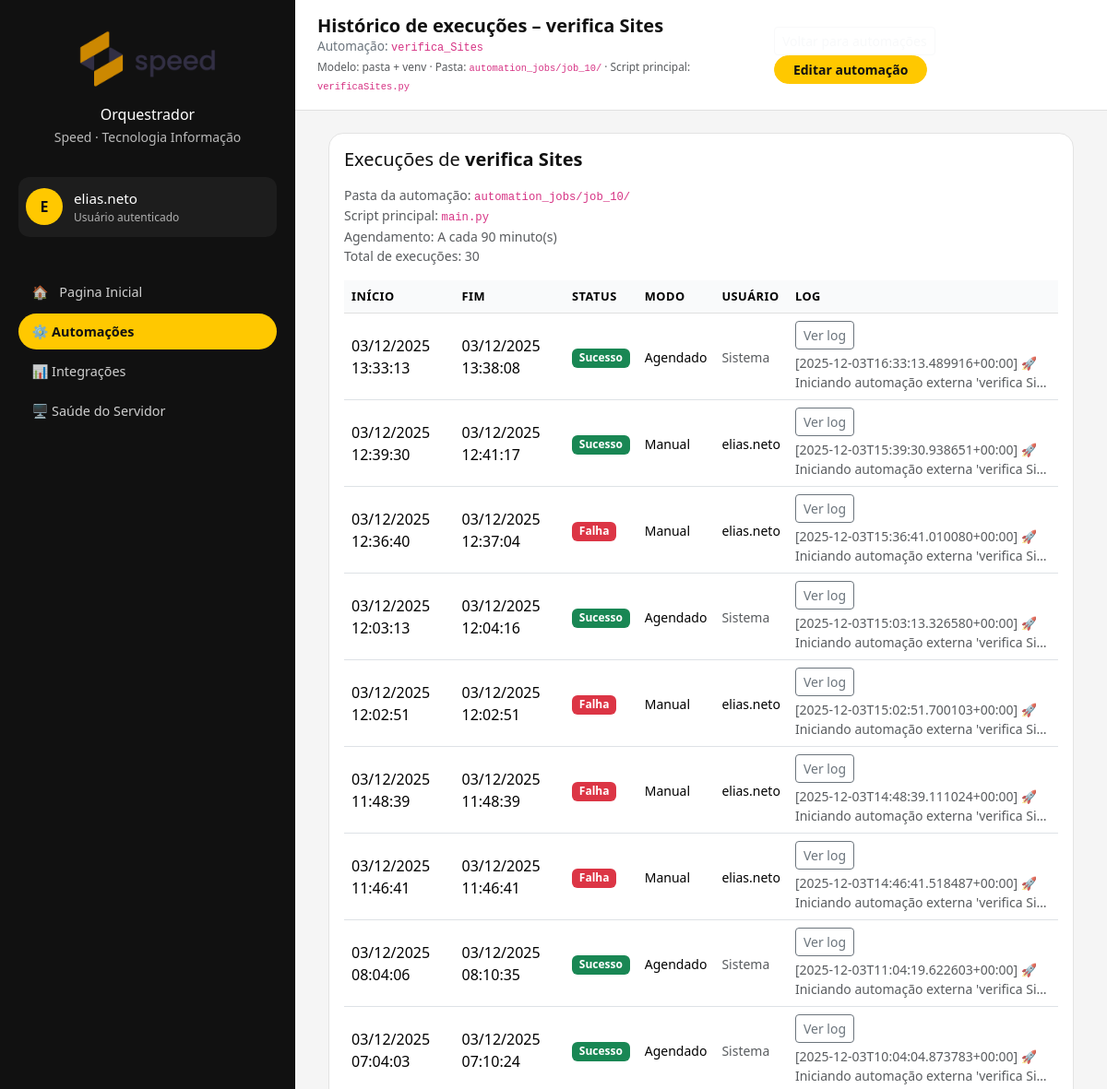
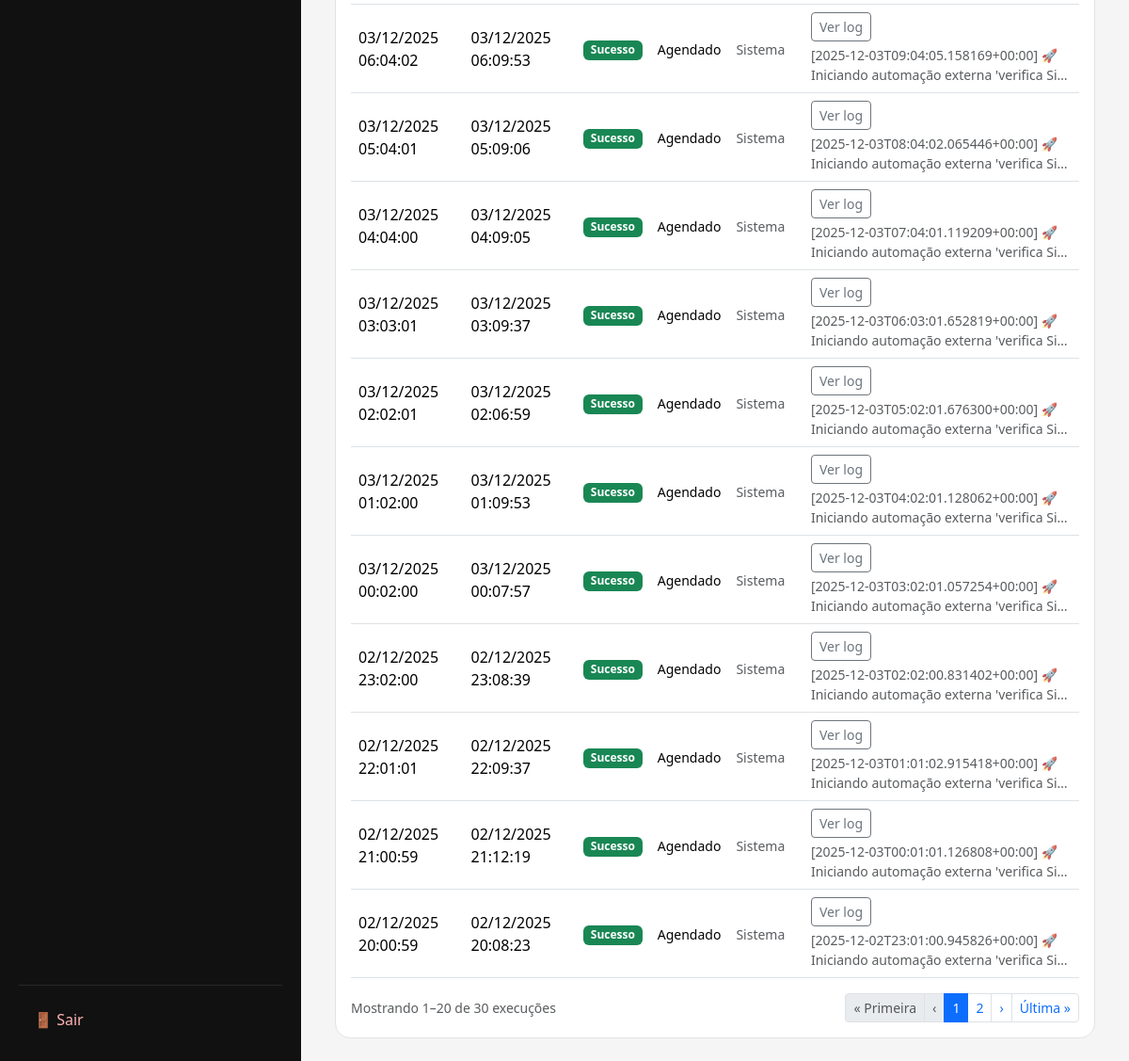
Page /automation/jobs/10/runs/ (signed in) on the earlier database version (2 pictures, top to bottom).
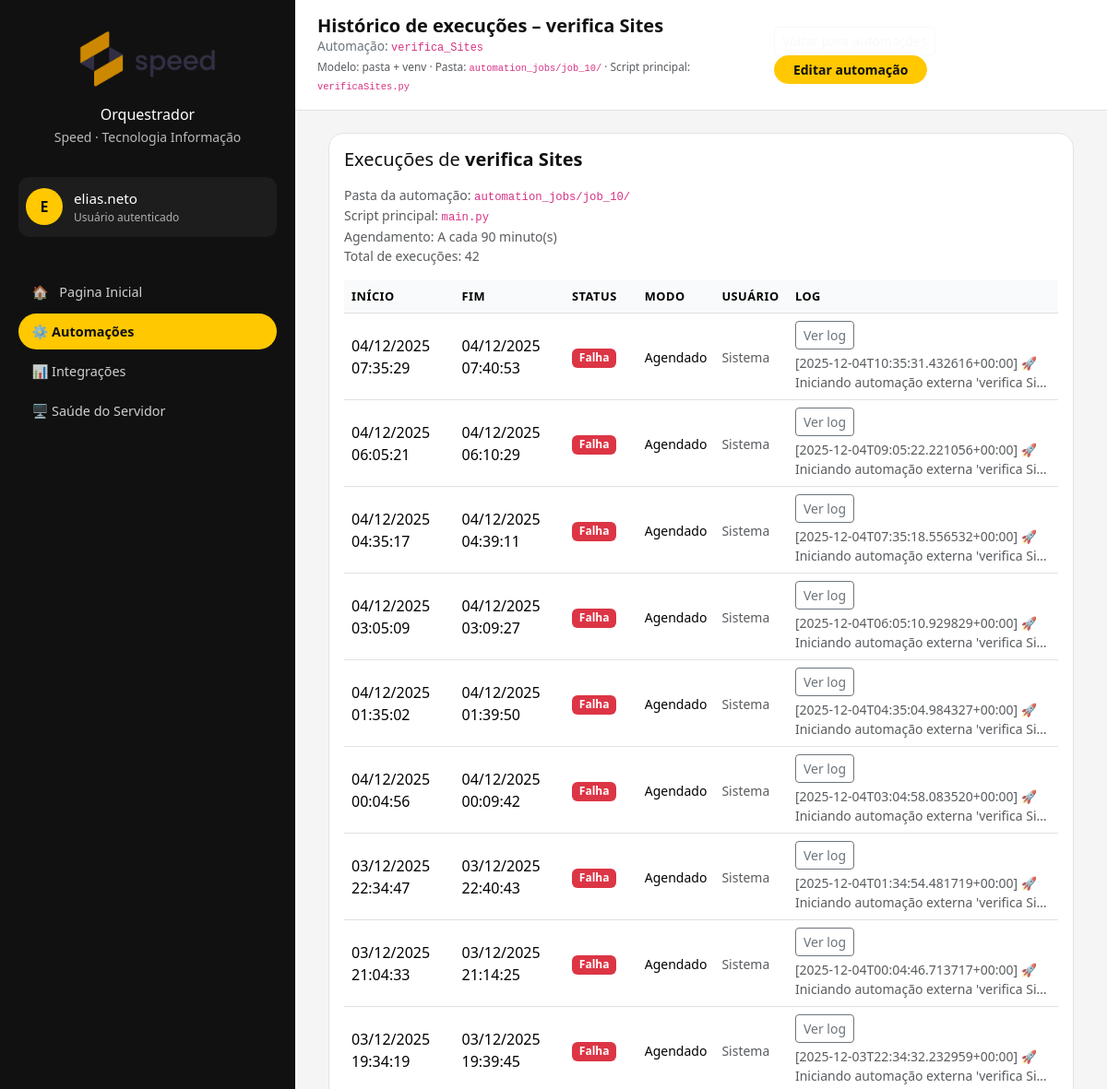
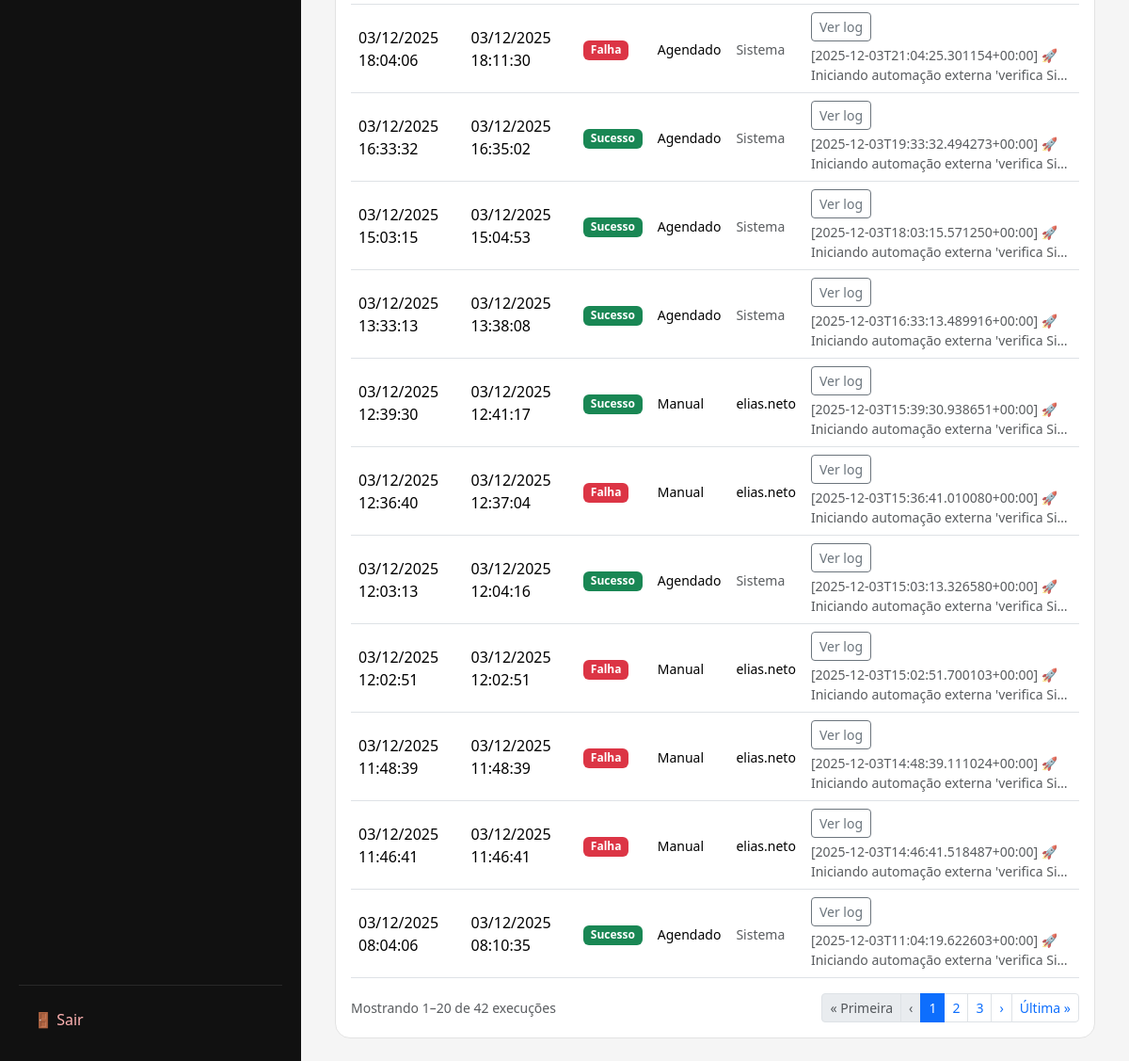
Same page on the later database version (2 pictures, top to bottom).
### automation/models.py (models this page shows, shortened)
class AutomationRun(models.Model):
    class Status(models.TextChoices):
        RUNNING = "running", "Em execução"
        SUCCESS = "success", "Sucesso"
        FAILED = "failed", "Falhou"
    class TriggerMode(models.TextChoices):
        SCHEDULE = "schedule", "Agendado"
        MANUAL = "manual", "Manual"
    job = models.ForeignKey(
        AutomationJob,
        on_delete=models.CASCADE,
        related_name="runs",
        verbose_name="Automação",
    )
    started_at = models.DateTimeField(default=timezone.now)  # 👈 aqui
    finished_at = models.DateTimeField("Fim", null=True, blank=True)
    status = models.CharField(
        "Status",
        max_length=20,
        choices=Status.choices,
        default=Status.RUNNING,
    )
    triggered_mode = models.CharField(
        "Modo de disparo",
        max_length=20,
        choices=TriggerMode.choices,
        default=TriggerMode.SCHEDULE,
    )
    triggered_by = models.ForeignKey(
        User,
        on_delete=models.SET_NULL,
        null=True,
        blank=True,
        verbose_name="Usuário",
        help_text="Usuário que disparou manualmente (se aplicável).",
    )
    log = models.TextField(
        "Log de execução",
        blank=True,
        help_text="Saída de log (stdout/erros) capturada durante a execução.",
    )
    external_pid = models.IntegerField(
        "PID do processo externo",
        null=True,
        blank=True,
        help_text="PID do processo da automação (para permitir cancelamento).",
    )
    created_at = models.DateTimeField("Registrado em", auto_now_add=True)
    class Meta:
        ordering = ["-started_at"]
        verbose_name = "Execução de automação"
        verbose_name_plural = "Execuções de automação"

### automation/views.py (the view)
# urls.py: path("jobs/<int:pk>/runs/", AutomationJobRunListView.as_view(), name="job_runs"),
class AutomationJobRunListView(LoginRequiredMixin, ListView):
    model = AutomationRun
    template_name = "automation/job_runs.html"
    context_object_name = "runs"
    paginate_by = 20
    def dispatch(self, request, *args, **kwargs):
        self.job = get_job_for_user_or_404(request.user, self.kwargs["pk"])
        return super().dispatch(request, *args, **kwargs)
    def get_queryset(self):
        return (
            self.job.runs
            .select_related("triggered_by")
            .order_by("-started_at")
        )
    def get_context_data(self, **kwargs):
        ctx = super().get_context_data(**kwargs)
        ctx["job"] = self.job  # pra mostrar informações da automação no topo
        return ctx

### automation/models.py (called while the page is built, shortened)
    @property
    def schedule_description(self) -> str:
        if self.schedule_type == self.ScheduleType.DAILY:
            if self.daily_time:
                return f"Diária às {self.daily_time.strftime('%H:%M')}"
            return "Diária (sem horário definido)"
        if self.schedule_type == self.ScheduleType.MULTI_DAILY:
            times = self.get_multi_daily_times()
            if not times:
                return "Diária em vários horários (nenhum definido)"
            lista = ", ".join(t.strftime("%H:%M") for t in times)
            return f"Diária nos horários: {lista}"
        if self.schedule_type == self.ScheduleType.INTERVAL:
            if self.interval_minutes:
                return f"A cada {self.interval_minutes} minuto(s)"
            return "A cada N minutos (intervalo não definido)"

### automation/permissions.py (called while the page is built, shortened)
def get_user_allowed_sectors(user):
    if not user.is_authenticated:
        return []
    if user.is_superuser or user.has_perm("automation.view_all_jobs"):
        return [choice[0] for choice in AutomationJob.Sector.choices]

### automation/templates/automation/job_runs.html (shortened to what the changed rows need)
{% extends "base.html" %}
{% block header_title %}
    Histórico de execuções – {{ job.name }}
{% endblock %}
{% block content %}
<div class="container-fluid">
    <div class="card module-card">
        <div class="card-body">
            <h5 class="card-title mb-3">
                Execuções de <strong>{{ job.name }}</strong>
            </h5>
            <p class="text-muted small">
                Pasta da automação:
                <code>automation_jobs/job_{{ job.pk }}/</code><br>
                Script principal:
                <code>main.py</code><br>
                Agendamento: {{ job.schedule_description }}<br>
                Total de execuções: {{ page_obj.paginator.count }}
            </p>
            {% if runs %}
                <div class="runs-table-wrapper">
                    <table class="table table-clean align-middle mb-0 runs-table">
                        <thead>
                            <tr>
                                <th>Início</th>
                                <th>Fim</th>
                                <th>Status</th>
                                <th>Modo</th>
                                <th>Usuário</th>
                                <th>Log</th>
                            </tr>
                        </thead>
                        <tbody>
                            {% for run in runs %}
                                <tr class="main-row">
                                    <td data-label="Início">
                                        {{ run.started_at|date:"d/m/Y H:i:s" }}
                                    </td>
                                    <td data-label="Fim">
                                        {% if run.finished_at %}
                                            {{ run.finished_at|date:"d/m/Y H:i:s" }}
                                        {% else %}
                                            <span class="text-muted">Em execução</span>
                                        {% endif %}
                                    </td>
                                    <td data-label="Status">
                                        {% if run.status == "success" %}
                                            <span class="badge bg-success">Sucesso</span>
                                        {% elif run.status == "failed" %}
                                            <span class="badge bg-danger">Falha</span>
                                        {% elif run.status == "running" %}
                                            <span class="badge bg-warning text-dark">Em execução</span>
                                        {% endif %}
                                    </td>
                                    <td data-label="Modo">
                                        <small>{{ run.get_triggered_mode_display }}</small>
                                    </td>
                                    <td data-label="Usuário">
                                        {% if run.triggered_by %}
                                            <small>{{ run.triggered_by.username }}</small>
                                        {% else %}
                                            <small class="text-muted">Sistema</small>
                                        {% endif %}
                                    </td>
                                    <td data-label="Log">
                                        {% if run.log %}
                                            <button class="btn btn-sm btn-outline-secondary"
                                                    type="button"
                                                    data-bs-toggle="collapse"
                                                    data-bs-target="#logRow-{{ run.id }}"
                                                    aria-expanded="false"
                                                    aria-controls="logRow-{{ run.id }}">
                                                Ver log
                                            </button>
                                            <small class="text-muted d-block mt-1">
                                                {{ run.log|truncatechars:80 }}
                                            </small>
                                        {% else %}
                                            <small class="text-muted">Sem log</small>
                                        {% endif %}
                                    </td>
                                </tr>
                            {% endfor %}
                        </tbody>
                    </table>
                </div>
                {% if is_paginated and page_obj.paginator.num_pages > 1 %}
                    <nav class="mt-3 d-flex justify-content-between align-items-center flex-wrap gap-2">
                        <div class="small text-muted">
                            Mostrando
                            {{ page_obj.start_index }}–{{ page_obj.end_index }}
                            de {{ page_obj.paginator.count }} execuções
                        </div>
                        <ul class="pagination pagination-sm mb-0">
                            {% if page_obj.has_previous %}
                                <li class="page-item">
                                    <a class="page-link" href="?page=1">&laquo; Primeira</a>
                                </li>
                            {% else %}
                                <li class="page-item disabled">
                                    <span class="page-link">&laquo; Primeira</span>
                                </li>
                            {% endif %}
                            {% if page_obj.has_previous %}
                                <li class="page-item">
                                    <a class="page-link" href="?page={{ page_obj.previous_page_number }}">‹</a>
                                </li>
                            {% else %}
                                <li class="page-item disabled">
                                    <span class="page-link">‹</span>
                                </li>
                            {% endif %}
                            {% for num in page_obj.paginator.page_range %}
                                {% if num == page_obj.number %}
                                    <li class="page-item active">
                                        <span class="page-link">{{ num }}</span>
                                    </li>
                                {% elif num >= page_obj.number|add:"-2" and num <= page_obj.number|add:"2" %}
                                    <li class="page-item">
                                        <a class="page-link" href="?page={{ num }}">{{ num }}</a>
                                    </li>
                                {% endif %}
                            {% endfor %}
                            {% if page_obj.has_next %}
                                <li class="page-item">
                                    <a class="page-link" href="?page={{ page_obj.next_page_number }}">›</a>
                                </li>
                            {% else %}
                                <li class="page-item disabled">
                                    <span class="page-link">›</span>
                                </li>
                            {% endif %}
                            {% if page_obj.has_next %}
                                <li class="page-item">
                                    <a class="page-link" href="?page={{ page_obj.paginator.num_pages }}">Última &raquo;</a>
                                </li>
                            {% else %}
                                <li class="page-item disabled">
                                    <span class="page-link">Última &raquo;</span>
                                </li>
                            {% endif %}
                        </ul>
                    </nav>
                {% endif %}
            {% else %}
                <p class="text-muted mb-0">
                    Esta automação ainda não foi executada.
                </p>
            {% endif %}
        </div>
    </div>
</div>
{% endblock %}

Differences in the rows shown:
no longer on this page (row unchanged): AutomationRun: started_at "03/12/2025 07:04:03", finished_at "03/12/2025 07:10:24", status "Sucesso", triggered_mode "Agendado", shows "Sistema", log "[2025-12-03T10:04:04.873783+00:00] 🚀 Iniciando automação externa 'verifica Si…"
no longer on this page (row unchanged): AutomationRun: started_at "03/12/2025 06:04:02", finished_at "03/12/2025 06:09:53", status "Sucesso", triggered_mode "Agendado", shows "Sistema", log "[2025-12-03T09:04:05.158169+00:00] 🚀 Iniciando automação externa 'verifica Si…"
no longer on this page (row unchanged): AutomationRun: started_at "03/12/2025 05:04:01", finished_at "03/12/2025 05:09:06", status "Sucesso", triggered_mode "Agendado", shows "Sistema", log "[2025-12-03T08:04:02.065446+00:00] 🚀 Iniciando automação externa 'verifica Si…"
no longer on this page (row unchanged): AutomationRun: started_at "03/12/2025 04:04:00", finished_at "03/12/2025 04:09:05", status "Sucesso", triggered_mode "Agendado", shows "Sistema", log "[2025-12-03T07:04:01.119209+00:00] 🚀 Iniciando automação externa 'verifica Si…"
no longer on this page (row unchanged): AutomationRun: started_at "03/12/2025 03:03:01", finished_at "03/12/2025 03:09:37", status "Sucesso", triggered_mode "Agendado", shows "Sistema", log "[2025-12-03T06:03:01.652819+00:00] 🚀 Iniciando automação externa 'verifica Si…"
no longer on this page (row unchanged): AutomationRun: started_at "03/12/2025 02:02:01", finished_at "03/12/2025 02:06:59", status "Sucesso", triggered_mode "Agendado", shows "Sistema", log "[2025-12-03T05:02:01.676300+00:00] 🚀 Iniciando automação externa 'verifica Si…"
no longer on this page (row unchanged): AutomationRun: started_at "03/12/2025 01:02:00", finished_at "03/12/2025 01:09:53", status "Sucesso", triggered_mode "Agendado", shows "Sistema", log "[2025-12-03T04:02:01.128062+00:00] 🚀 Iniciando automação externa 'verifica Si…"
no longer on this page (row unchanged): AutomationRun: started_at "03/12/2025 00:02:00", finished_at "03/12/2025 00:07:57", status "Sucesso", triggered_mode "Agendado", shows "Sistema", log "[2025-12-03T03:02:01.057254+00:00] 🚀 Iniciando automação externa 'verifica Si…"
no longer on this page (row unchanged): AutomationRun: started_at "02/12/2025 23:02:00", finished_at "02/12/2025 23:08:39", status "Sucesso", triggered_mode "Agendado", shows "Sistema", log "[2025-12-03T02:02:00.831402+00:00] 🚀 Iniciando automação externa 'verifica Si…"
no longer on this page (row unchanged): AutomationRun: started_at "02/12/2025 22:01:01", finished_at "02/12/2025 22:09:37", status "Sucesso", triggered_mode "Agendado", shows "Sistema", log "[2025-12-03T01:01:02.915418+00:00] 🚀 Iniciando automação externa 'verifica Si…"
no longer on this page (row unchanged): AutomationRun: started_at "02/12/2025 21:00:59", finished_at "02/12/2025 21:12:19", status "Sucesso", triggered_mode "Agendado", shows "Sistema", log "[2025-12-03T00:01:01.126808+00:00] 🚀 Iniciando automação externa 'verifica Si…"
no longer on this page (row unchanged): AutomationRun: started_at "02/12/2025 20:00:59", finished_at "02/12/2025 20:08:23", status "Sucesso", triggered_mode "Agendado", shows "Sistema", log "[2025-12-02T23:01:00.945826+00:00] 🚀 Iniciando automação externa 'verifica Si…"
added AutomationRun: started_at "04/12/2025 07:35:29", finished_at "04/12/2025 07:40:53", status "Falha", triggered_mode "Agendado", shows "Sistema", log "[2025-12-04T10:35:31.432616+00:00] 🚀 Iniciando automação externa 'verifica Si…"
added AutomationRun: started_at "04/12/2025 06:05:21", finished_at "04/12/2025 06:10:29", status "Falha", triggered_mode "Agendado", shows "Sistema", log "[2025-12-04T09:05:22.221056+00:00] 🚀 Iniciando automação externa 'verifica Si…"
added AutomationRun: started_at "04/12/2025 04:35:17", finished_at "04/12/2025 04:39:11", status "Falha", triggered_mode "Agendado", shows "Sistema", log "[2025-12-04T07:35:18.556532+00:00] 🚀 Iniciando automação externa 'verifica Si…"
added AutomationRun: started_at "04/12/2025 03:05:09", finished_at "04/12/2025 03:09:27", status "Falha", triggered_mode "Agendado", shows "Sistema", log "[2025-12-04T06:05:10.929829+00:00] 🚀 Iniciando automação externa 'verifica Si…"
added AutomationRun: started_at "04/12/2025 01:35:02", finished_at "04/12/2025 01:39:50", status "Falha", triggered_mode "Agendado", shows "Sistema", log "[2025-12-04T04:35:04.984327+00:00] 🚀 Iniciando automação externa 'verifica Si…"
added AutomationRun: started_at "04/12/2025 00:04:56", finished_at "04/12/2025 00:09:42", status "Falha", triggered_mode "Agendado", shows "Sistema", log "[2025-12-04T03:04:58.083520+00:00] 🚀 Iniciando automação externa 'verifica Si…"
added AutomationRun: started_at "03/12/2025 22:34:47", finished_at "03/12/2025 22:40:43", status "Falha", triggered_mode "Agendado", shows "Sistema", log "[2025-12-04T01:34:54.481719+00:00] 🚀 Iniciando automação externa 'verifica Si…"
added AutomationRun: started_at "03/12/2025 21:04:33", finished_at "03/12/2025 21:14:25", status "Falha", triggered_mode "Agendado", shows "Sistema", log "[2025-12-04T00:04:46.713717+00:00] 🚀 Iniciando automação externa 'verifica Si…"
added AutomationRun: started_at "03/12/2025 19:34:19", finished_at "03/12/2025 19:39:45", status "Falha", triggered_mode "Agendado", shows "Sistema", log "[2025-12-03T22:34:32.232959+00:00] 🚀 Iniciando automação externa 'verifica Si…"
added AutomationRun: started_at "03/12/2025 18:04:06", finished_at "03/12/2025 18:11:30", status "Falha", triggered_mode "Agendado", shows "Sistema", log "[2025-12-03T21:04:25.301154+00:00] 🚀 Iniciando automação externa 'verifica Si…"
added AutomationRun: started_at "03/12/2025 16:33:32", finished_at "03/12/2025 16:35:02", status "Sucesso", triggered_mode "Agendado", shows "Sistema", log "[2025-12-03T19:33:32.494273+00:00] 🚀 Iniciando automação externa 'verifica Si…"
added AutomationRun: started_at "03/12/2025 15:03:15", finished_at "03/12/2025 15:04:53", status "Sucesso", triggered_mode "Agendado", shows "Sistema", log "[2025-12-03T18:03:15.571250+00:00] 🚀 Iniciando automação externa 'verifica Si…"
Other differences:
{{ page_obj.paginator.count }}: "30" → "42"
new list line: "3"
